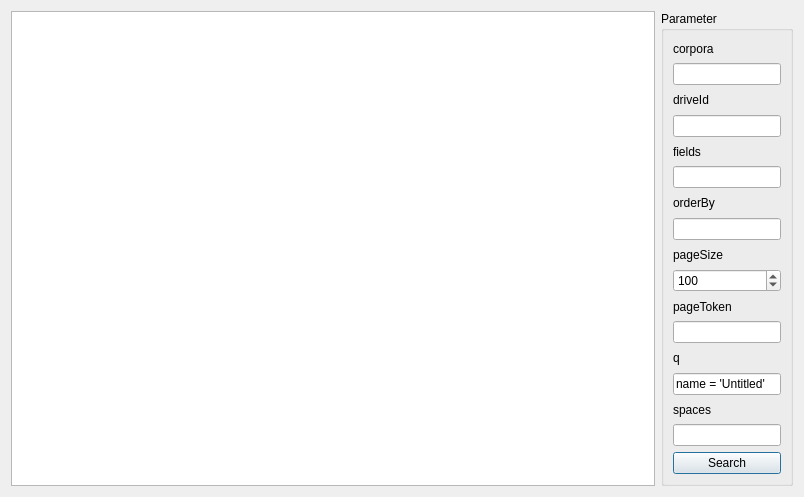
<?xml version="1.0" encoding="UTF-8"?>
<ui version="4.0">
 <class>SearchDialog</class>
 <widget class="QDialog" name="SearchDialog">
  <property name="geometry">
   <rect>
    <x>0</x>
    <y>0</y>
    <width>804</width>
    <height>497</height>
   </rect>
  </property>
  <property name="windowTitle">
   <string>Dialog</string>
  </property>
  <property name="whatsThis">
   <string>&lt;html&gt;&lt;head/&gt;&lt;body&gt;&lt;p&gt;Use the drive api to search file or folder.&lt;/p&gt;&lt;p&gt;Follow instruction here:&lt;a href=&quot;https://developers.google.com/drive/api/v3/search-files&quot;&gt;&lt;span style=&quot; text-decoration: underline; color:#0000ff;&quot;&gt;Search for files and folders&lt;/span&gt;&lt;/a&gt;&lt;/p&gt;&lt;/body&gt;&lt;/html&gt;</string>
  </property>
  <layout class="QHBoxLayout" name="horizontalLayout" stretch="7,0">
   <item>
    <widget class="QTreeView" name="treeView"/>
   </item>
   <item>
    <widget class="QGroupBox" name="groupBox">
     <property name="title">
      <string>Parameter</string>
     </property>
     <layout class="QVBoxLayout" name="verticalLayout">
      <item>
       <widget class="QLabel" name="label_corpora">
        <property name="text">
         <string>corpora</string>
        </property>
       </widget>
      </item>
      <item>
       <widget class="QLineEdit" name="lineEdit_corpora"/>
      </item>
      <item>
       <widget class="QLabel" name="label_driveId">
        <property name="text">
         <string>driveId</string>
        </property>
       </widget>
      </item>
      <item>
       <widget class="QLineEdit" name="lineEdit_driveId"/>
      </item>
      <item>
       <widget class="QLabel" name="label_fields">
        <property name="text">
         <string>fields</string>
        </property>
       </widget>
      </item>
      <item>
       <widget class="QLineEdit" name="lineEdit_fields"/>
      </item>
      <item>
       <widget class="QLabel" name="label_orderBy">
        <property name="text">
         <string>orderBy</string>
        </property>
       </widget>
      </item>
      <item>
       <widget class="QLineEdit" name="lineEdit_orderBy"/>
      </item>
      <item>
       <widget class="QLabel" name="label_pageSize">
        <property name="text">
         <string>pageSize</string>
        </property>
       </widget>
      </item>
      <item>
       <widget class="QSpinBox" name="spinBox_pageSize">
        <property name="minimum">
         <number>1</number>
        </property>
        <property name="maximum">
         <number>1000</number>
        </property>
        <property name="value">
         <number>100</number>
        </property>
       </widget>
      </item>
      <item>
       <widget class="QLabel" name="label_pageToken">
        <property name="sizePolicy">
         <sizepolicy hsizetype="Preferred" vsizetype="Preferred">
          <horstretch>0</horstretch>
          <verstretch>0</verstretch>
         </sizepolicy>
        </property>
        <property name="text">
         <string>pageToken</string>
        </property>
       </widget>
      </item>
      <item>
       <widget class="QLineEdit" name="lineEdit_pageToken"/>
      </item>
      <item>
       <widget class="QLabel" name="label_Q">
        <property name="sizePolicy">
         <sizepolicy hsizetype="Preferred" vsizetype="Preferred">
          <horstretch>0</horstretch>
          <verstretch>0</verstretch>
         </sizepolicy>
        </property>
        <property name="text">
         <string>q</string>
        </property>
       </widget>
      </item>
      <item>
       <widget class="QLineEdit" name="lineEdit_Q">
        <property name="text">
         <string>name = 'Untitled'</string>
        </property>
       </widget>
      </item>
      <item>
       <widget class="QLabel" name="label_spaces">
        <property name="text">
         <string>spaces</string>
        </property>
       </widget>
      </item>
      <item>
       <widget class="QLineEdit" name="lineEdit_spaces"/>
      </item>
      <item>
       <widget class="QPushButton" name="pushButton_search">
        <property name="text">
         <string>Search</string>
        </property>
       </widget>
      </item>
     </layout>
    </widget>
   </item>
  </layout>
 </widget>
 <resources/>
 <connections/>
</ui>
